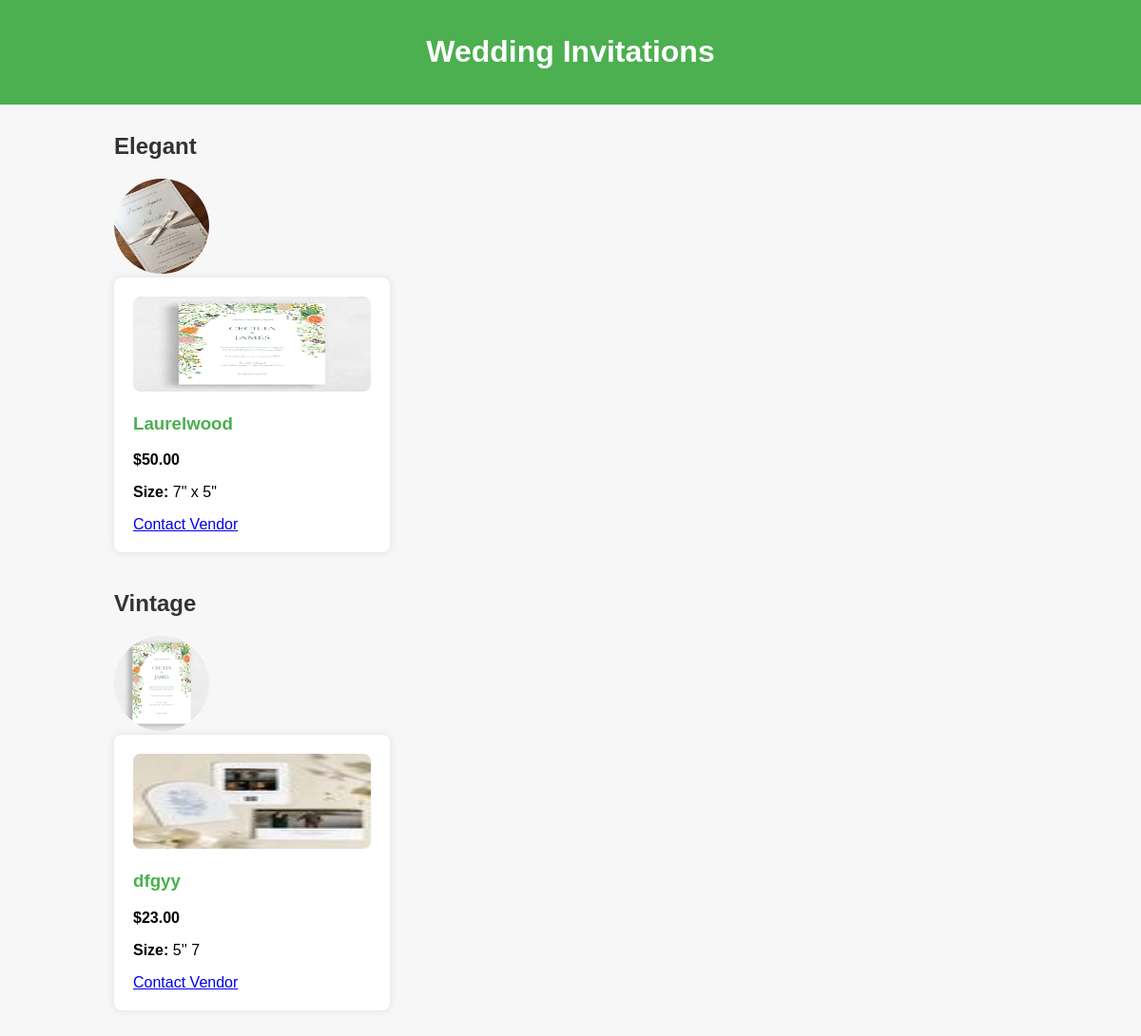
The app's page /invitation_list, older data.
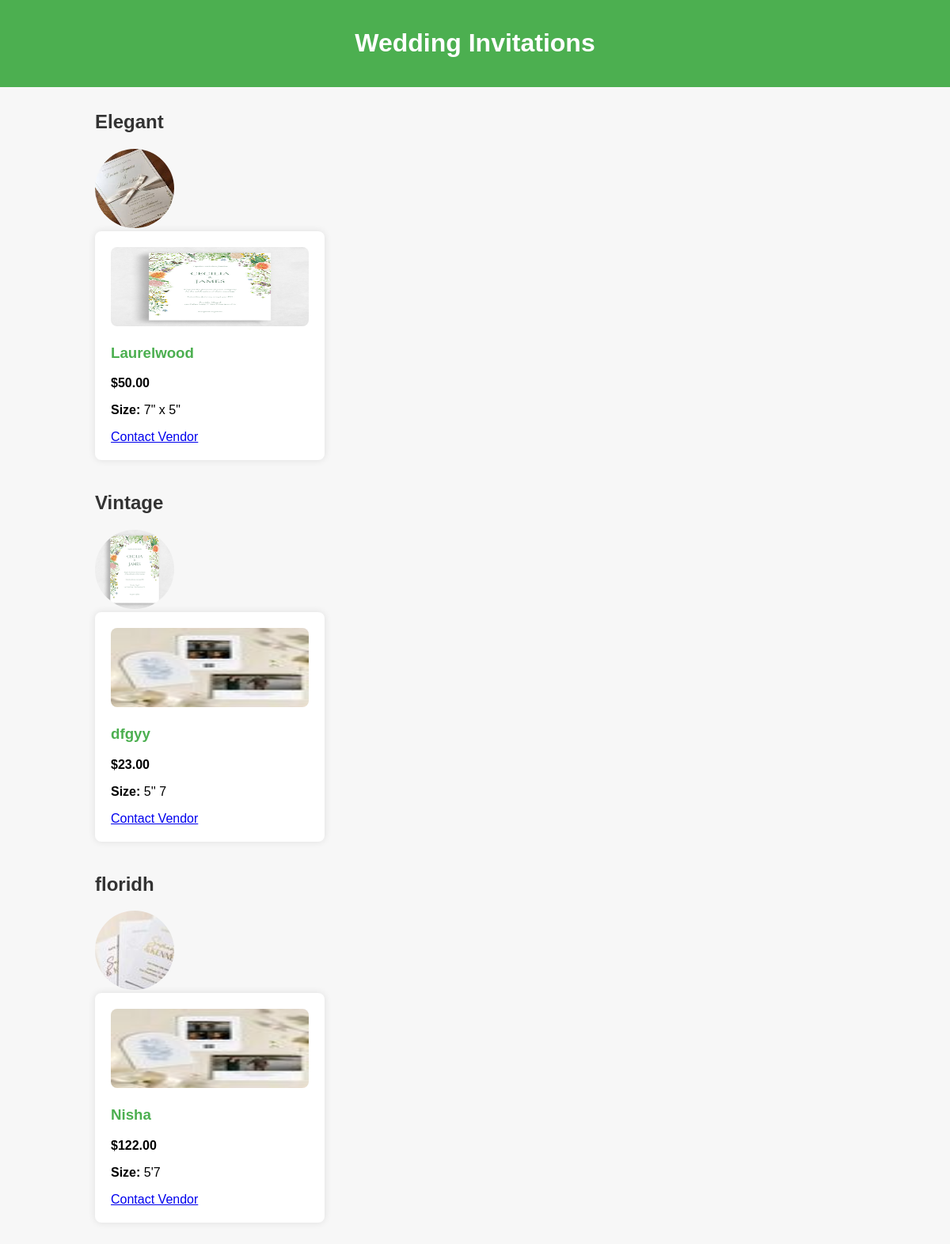
The same page, newer data.
### app/models.py (models this page shows, shortened)
class InvitationCategory(models.Model):
    img = models.FileField()
    name = models.CharField(max_length=100)

class InvitationCard(models.Model):
    category = models.ForeignKey(InvitationCategory, on_delete=models.CASCADE)
    name = models.CharField(max_length=100)
    price = models.DecimalField(max_digits=10, decimal_places=2)
    img1 = models.FileField()
    img2 = models.FileField(blank=True, null=True)
    img3 = models.FileField(blank=True, null=True)
    img4 = models.FileField(blank=True, null=True)
    size = models.CharField(max_length=50)

### app/views.py (the view)
# urls.py: path('invitation_list',views.invitation_list),
def invitation_list(request):
    categories = InvitationCategory.objects.all()
    invitation_cards = InvitationCard.objects.all()
    return render(request, 'user/invitation.html', {'categories': categories, 'invitation_cards': invitation_cards})

### templates/user/invitation.html (shortened to what this page needs)
<!DOCTYPE html>
<html lang="en">
<head>
</head>
<body>
<header>
    <h1>Wedding Invitations</h1>
</header>
<div class="container">
    {% for category in categories %}
    <div class="category">
        <h2>{{ category.name }}</h2>
        <img src="{{ category.img.url }}" alt="{{ category.name }} image">
        <div class="invitation-card">
            {% for card in invitation_cards %}
                {% if card.category == category %}
                <div class="card">
                    <img src="{{ card.img1.url }}" alt="{{ card.name }} image">
                    <h3>{{ card.name }}</h3>
                    <p class="price">${{ card.price }}</p>
                    <p><strong>Size:</strong> {{ card.size }}</p>
                    <a href="{% url 'contact_vendor' id=card.id %}">Contact Vendor</a>
                </div>
                {% endif %}
            {% endfor %}
        </div>
    </div>
    {% endfor %}
</div>
</body>
</html>

Row changes from the older to the newer data that the page shows:
added InvitationCategory: name "floridh", img (picture)
added InvitationCard: img1 (picture), name "Nisha", price "122.00", size "5'7", shown under "floridh"
